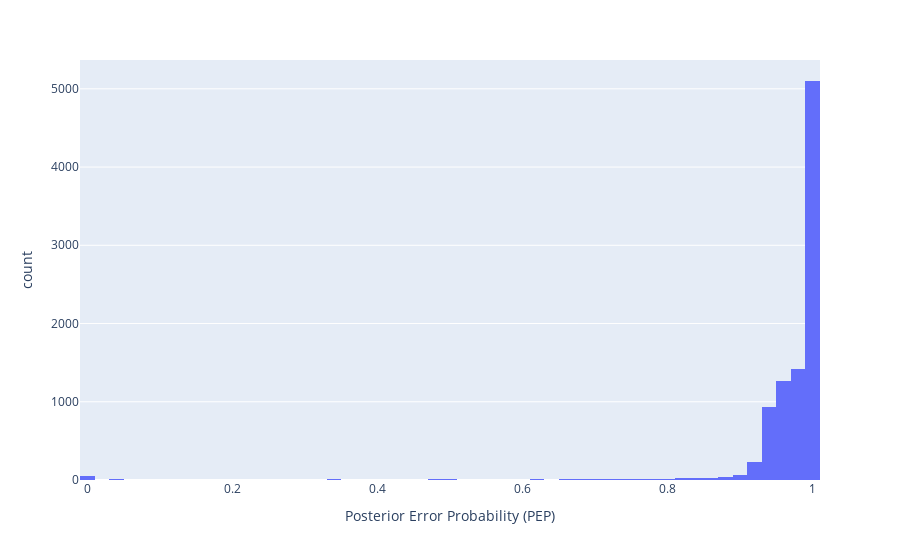

The cell this chart's notebook holds for it:
### Code cell
fig = px.histogram(career, x="PEP", nbins=100)
fig.update_layout(
    xaxis_title_text='Posterior Error Probability (PEP)'
)
# fig.update_xaxes(range=[0.15, 0.375])
fig.show()

### Figure 1 — Plotly figure (JSON) as saved in the notebook; plotly's stock layout.template omitted (floating-point values rounded to 4 significant figures; data arrays with more than 128 entries replaced by an {"elided": "..."} marker saying what was removed)
{"data": [{"alignmentgroup": "True", "bingroup": "x", "hovertemplate": "PEP=%{x}<br>count=%{y}<extra></extra>", "legendgroup": "", "marker": {"color": "#636efa"}, "name": "", "nbinsx": 100, "offsetgroup": "", "orientation": "v", "showlegend": false, "type": "histogram", "x": {"elided": "9429 float values"}, "xaxis": "x", "yaxis": "y"}], "layout": {"barmode": "relative", "legend": {"tracegroupgap": 0}, "margin": {"t": 60}, "xaxis": {"anchor": "y", "domain": [0, 1], "title": {"text": "Posterior Error Probability (PEP)"}}, "yaxis": {"anchor": "x", "domain": [0, 1], "title": {"text": "count"}}}}
